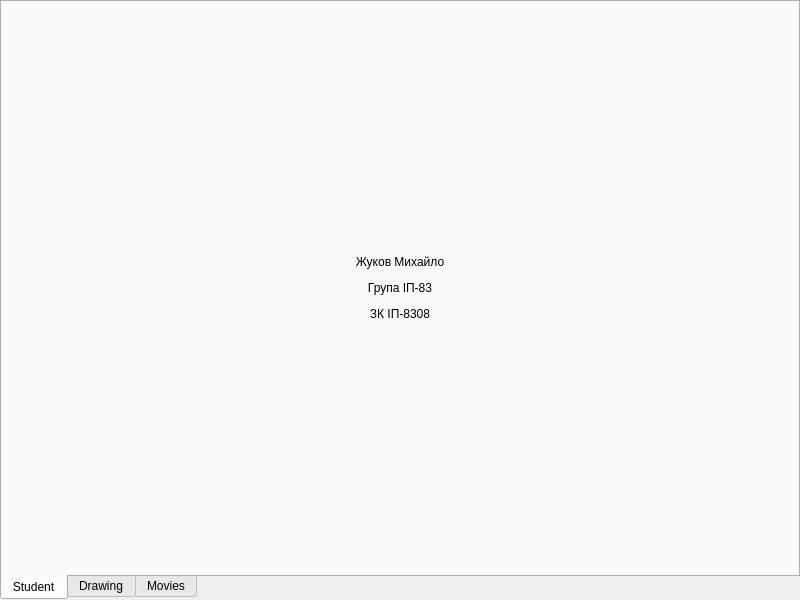
<?xml version="1.0" encoding="UTF-8"?>
<ui version="4.0">
 <class>MainWindow</class>
 <widget class="QMainWindow" name="MainWindow">
  <property name="geometry">
   <rect>
    <x>0</x>
    <y>0</y>
    <width>800</width>
    <height>600</height>
   </rect>
  </property>
  <property name="windowTitle">
   <string>MainWindow</string>
  </property>
  <widget class="QWidget" name="centralwidget">
   <layout class="QGridLayout" name="gridLayout">
    <property name="leftMargin">
     <number>0</number>
    </property>
    <property name="topMargin">
     <number>0</number>
    </property>
    <property name="rightMargin">
     <number>0</number>
    </property>
    <property name="bottomMargin">
     <number>0</number>
    </property>
    <item row="0" column="0">
     <widget class="QTabWidget" name="tabWidget">
      <property name="tabPosition">
       <enum>QTabWidget::South</enum>
      </property>
      <property name="tabShape">
       <enum>QTabWidget::Rounded</enum>
      </property>
      <property name="currentIndex">
       <number>0</number>
      </property>
      <property name="iconSize">
       <size>
        <width>128</width>
        <height>128</height>
       </size>
      </property>
      <property name="documentMode">
       <bool>false</bool>
      </property>
      <property name="movable">
       <bool>false</bool>
      </property>
      <widget class="QWidget" name="studentTab">
       <attribute name="icon">
        <iconset resource="files.qrc">
         <normaloff>:/icons/student.png</normaloff>:/icons/student.png</iconset>
       </attribute>
       <attribute name="title">
        <string>Student</string>
       </attribute>
       <layout class="QGridLayout" name="gridLayout_2">
        <item row="0" column="0">
         <widget class="QLabel" name="label">
          <property name="text">
           <string>&lt;html&gt;&lt;head/&gt;&lt;body&gt;&lt;p align=&quot;center&quot;&gt;Жуков Михайло&lt;/p&gt;&lt;p align=&quot;center&quot;&gt;Група ІП-83&lt;/p&gt;&lt;p align=&quot;center&quot;&gt;ЗК ІП-8308&lt;/p&gt;&lt;/body&gt;&lt;/html&gt;</string>
          </property>
          <property name="textFormat">
           <enum>Qt::RichText</enum>
          </property>
         </widget>
        </item>
       </layout>
      </widget>
      <widget class="DrawingViewWidget" name="drawingTab">
       <attribute name="title">
        <string>Drawing</string>
       </attribute>
      </widget>
      <widget class="ListViewWidget" name="moviesTab">
       <attribute name="title">
        <string>Movies</string>
       </attribute>
      </widget>
     </widget>
    </item>
   </layout>
  </widget>
 </widget>
 <customwidgets>
  <customwidget>
   <class>DrawingViewWidget</class>
   <extends>QWidget</extends>
   <header>drawingviewwidget.h</header>
   <container>1</container>
  </customwidget>
  <customwidget>
   <class>ListViewWidget</class>
   <extends>QWidget</extends>
   <header>listviewwidget.h</header>
   <container>1</container>
  </customwidget>
 </customwidgets>
 <resources>
  <include location="files.qrc"/>
 </resources>
 <connections/>
</ui>
